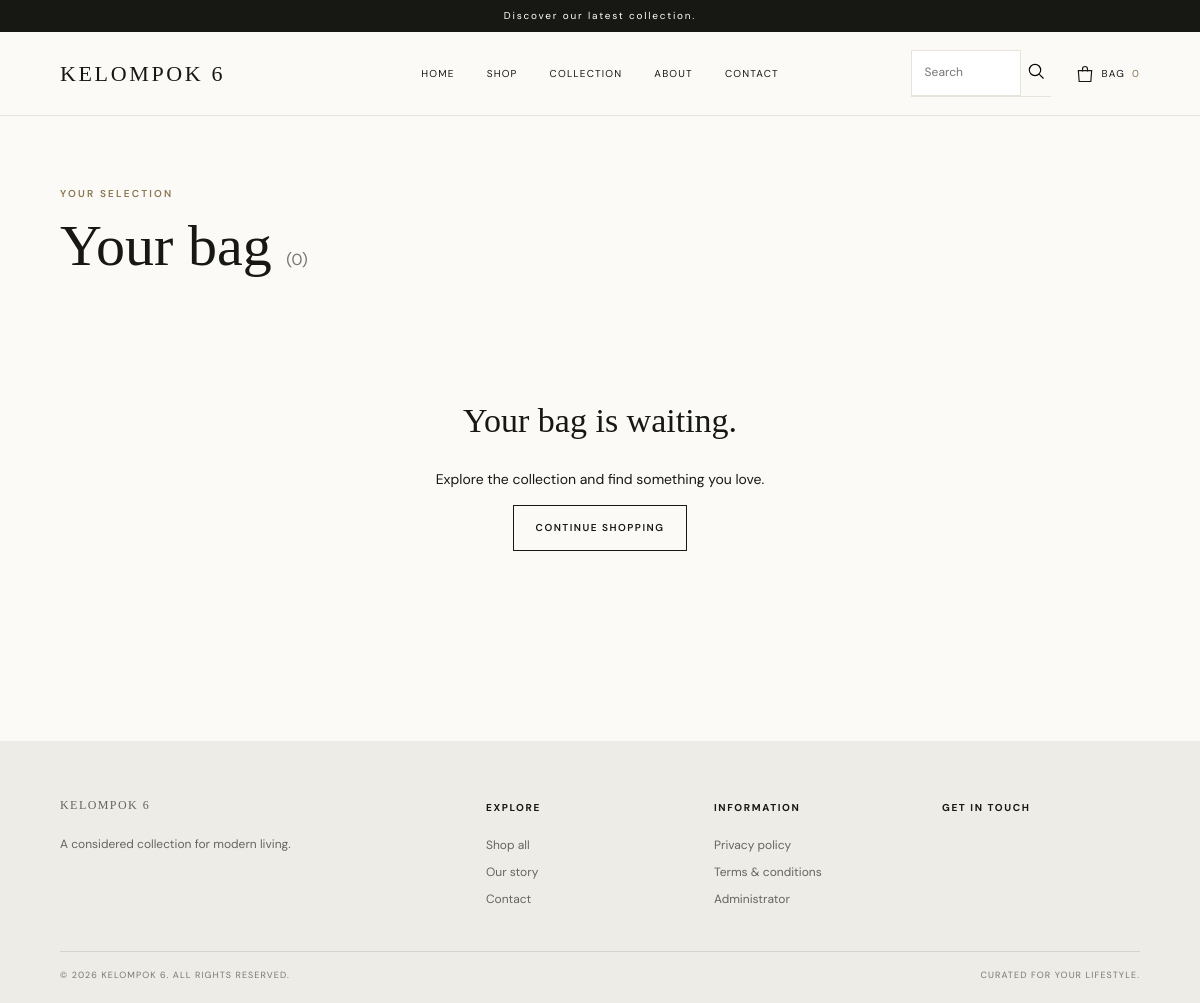
The app's page /cart.php with its own data.
### tables this page shows
CREATE TABLE IF NOT EXISTS settings (
  setting_key VARCHAR(120) NOT NULL,
  setting_value TEXT NOT NULL,
  updated_at TIMESTAMP NOT NULL DEFAULT CURRENT_TIMESTAMP ON UPDATE CURRENT_TIMESTAMP,
  PRIMARY KEY (setting_key)
);

### config.php (called while the page is built, shortened)
<?php
function db(): PDO {
    static $pdo = null;
    if ($pdo instanceof PDO) return $pdo;
    $pdo = new PDO(
        'mysql:host=' . DB_HOST . ';dbname=' . DB_NAME . ';charset=utf8mb4',
        DB_USER,
        DB_PASS,
        [
            PDO::ATTR_ERRMODE => PDO::ERRMODE_EXCEPTION,
            PDO::ATTR_DEFAULT_FETCH_MODE => PDO::FETCH_ASSOC,
            PDO::ATTR_EMULATE_PREPARES => false,
        ]
    );
    return $pdo;
}
function e(mixed $value): string {
    return htmlspecialchars((string)$value, ENT_QUOTES | ENT_SUBSTITUTE, 'UTF-8');
}
function setting(string $key, string $fallback = ''): string {
    try {
        $stmt = db()->prepare('SELECT setting_value FROM settings WHERE setting_key = ? LIMIT 1');
        $stmt->execute([$key]);
        $value = $stmt->fetchColumn();
        return $value === false ? $fallback : (string)$value;
    } catch (Throwable $exception) {
        error_log('[KELOMPOK6] Settings lookup failed: ' . $exception->getMessage());
        return $fallback;
    }
}
function cart_count(): int {
    return array_sum(array_map(static fn($quantity): int => max(0, (int)$quantity), $_SESSION['cart'] ?? []));
}

### cart.php (the view, shortened to what this page needs)
<?php
require_once __DIR__ . '/config.php';
$items = [];
?><!doctype html>
<html lang="id"><head><meta charset="utf-8"><meta name="viewport" content="width=device-width,initial-scale=1"><title>Your bag — <?=e(setting('store_name','KELOMPOK 6'))?></title><link rel="stylesheet" href="assets/css/style.css"></head>
<body><?php require __DIR__ . '/includes/header.php'; ?>
<main class="content-page cart-page"><p class="eyebrow">YOUR SELECTION</p><h1>Your bag <span>(<?=count($items)?>)</span></h1>
<?php if (!$items): ?><div class="empty-state"><h2>Your bag is waiting.</h2><p>Explore the collection and find something you love.</p><a class="button" href="shop.php">CONTINUE SHOPPING</a></div>
<?php endif; ?>
</main><?php require __DIR__ . '/includes/footer.php'; ?><script src="assets/js/app.js" defer></script></body></html>

### includes/header.php (shortened to what this page needs)
<?php
$storeName = setting('store_name', 'KELOMPOK 6');
?>
<div class="announcement-bar"><?=e(setting('announcement', 'CURATED FOR YOUR LIFESTYLE.'))?></div>
<header class="site-header">
  <a class="wordmark" href="index.php" aria-label="<?=$storeName?> homepage"><?=e($storeName)?></a>
  <nav class="primary-nav" data-primary-nav aria-label="Main navigation">
    <a href="index.php">HOME</a><a href="shop.php">SHOP</a><a href="shop.php?sort=featured">COLLECTION</a><a href="about.php">ABOUT</a><a href="contact.php">CONTACT</a>
  </nav>
  <div class="header-actions">
    <form class="header-search" action="shop.php" method="get"><label class="visually-hidden" for="site-search">Search products</label><input id="site-search" type="search" name="q" placeholder="Search" value="<?=e($_GET['q'] ?? '')?>"><button type="submit" aria-label="Search"><svg viewBox="0 0 24 24" aria-hidden="true"><circle cx="10.8" cy="10.8" r="6.8"></circle><path d="m16 16 5 5"></path></svg></button></form>
    <a class="cart-link" href="cart.php" aria-label="Shopping bag, <?=cart_count()?> items"><svg viewBox="0 0 24 24" aria-hidden="true"><path d="M4 8h16l-1 13H5L4 8Z"></path><path d="M9 9V6a3 3 0 0 1 6 0v3"></path></svg><span>BAG</span><span class="bag-count"><?=cart_count()?></span></a>
  </div>
</header>

### includes/footer.php (shortened to what this page needs)
<?php $footerName = setting('store_name', 'KELOMPOK 6'); ?>
<footer class="site-footer">
  <div class="footer-main">
    <div class="footer-brand"><a class="wordmark" href="index.php"><?=e($footerName)?></a><p><?=e(setting('store_description', 'A considered collection for modern living.'))?></p></div>
    <div><h2>EXPLORE</h2><a href="shop.php">Shop all</a><a href="about.php">Our story</a><a href="contact.php">Contact</a></div>
    <div><h2>INFORMATION</h2><a href="privacy.php">Privacy policy</a><a href="terms.php">Terms &amp; conditions</a><a href="admin/login.php">Administrator</a></div>
    <div><h2>GET IN TOUCH</h2></div>
  </div>
  <div class="footer-bottom"><span>© <?=date('Y')?> <?=e($footerName)?>. ALL RIGHTS RESERVED.</span><span>CURATED FOR YOUR LIFESTYLE.</span></div>
</footer>

### assets/css/style.css (style rules this page uses)
:root { --ink:#171713;--muted:#77766f;--paper:#fbfaf7;--white:#fff;--line:#e7e4dc;--accent:#8b7652;--serif:'Playfair Display',Georgia,serif;--sans:'DM Sans',Arial,sans-serif;--page:1440px }
* { box-sizing:border-box }
html { scroll-behavior:smooth }
body { margin:0;background:var(--paper);color:var(--ink);font-family:var(--sans);font-size:14px;line-height:1.6 }
a { color:inherit;text-decoration:none }
button,input,select,textarea { font:inherit }
button,.button { cursor:pointer }
.announcement-bar { text-align:center;background:var(--ink);color:#fff;font-size:10px;letter-spacing:.18em;padding:8px 20px }
.site-header { position:relative;z-index:5;min-height:84px;padding:0 max(5vw,24px);display:grid;grid-template-columns:1fr auto 1fr;align-items:center;background:var(--paper);border-bottom:1px solid var(--line) }
.wordmark { font-family:var(--serif);font-size:22px;letter-spacing:.12em }
.primary-nav { display:flex;gap:32px }
.primary-nav a,.header-actions,.cart-link { font-size:10px;letter-spacing:.12em }
.header-actions { justify-self:end;display:flex;align-items:center;gap:24px }
.header-search { display:flex;border-bottom:1px solid var(--line);align-items:center }
.header-search input { border:0;background:none;width:110px;padding:7px 0;outline:0;font-size:12px }
.header-search button { border:0;background:none;padding:5px }
.header-search svg,.cart-link svg { width:20px;height:20px;fill:none;stroke:currentColor;stroke-width:1.4 }
.cart-link { display:flex;align-items:center;gap:7px }
.bag-count { font-size:10px;color:var(--accent) }
.eyebrow { font-size:10px;letter-spacing:.22em;text-transform:uppercase;color:var(--accent);font-weight:600 }
.button { min-height:46px;padding:13px 22px;display:inline-flex;justify-content:center;align-items:center;border:1px solid var(--ink);background:transparent;color:var(--ink);font-size:10px;letter-spacing:.15em;font-weight:600;transition:.2s }
.site-footer { background:#eeece6;padding:55px max(5vw,24px) 20px }
.footer-main { max-width:var(--page);margin:auto;display:grid;grid-template-columns:2fr repeat(3,1fr);gap:30px;padding-bottom:42px }
.footer-main>div { display:flex;flex-direction:column;align-items:start;gap:8px }
.footer-main h2 { font-size:10px;letter-spacing:.16em;margin:4px 0 12px }
.footer-main a,.footer-main p { font-size:12px;color:#65645f }
.footer-brand p { max-width:250px }
.footer-bottom { max-width:var(--page);margin:auto;border-top:1px solid #d6d3cb;padding-top:16px;display:flex;justify-content:space-between;font-size:9px;letter-spacing:.12em;color:var(--muted) }
.catalog-page,.content-page { max-width:var(--page);padding:60px max(5vw,24px) 100px;margin:auto }
.catalog-header h1,.content-page>h1 { font:clamp(38px,5vw,58px) var(--serif);font-weight:400;margin:5px 0 }
.catalog-filters input,.catalog-filters select,select,input:not([type=checkbox]):not([type=hidden]),textarea { background:#fff;border:1px solid var(--line);padding:12px 13px;color:var(--ink);min-height:44px }
.empty-state { text-align:center;padding:90px 20px }
.empty-state h2 { font:34px var(--serif) }
.cart-page>h1 span { font:16px var(--sans);color:var(--muted) }

### records on screen
settings: setting_value "Discover our latest collection."
settings: setting_value "KELOMPOK 6"
settings: setting_value "A considered collection for modern living."

### other values on screen
cart_count() "0"
count($items) "0"
